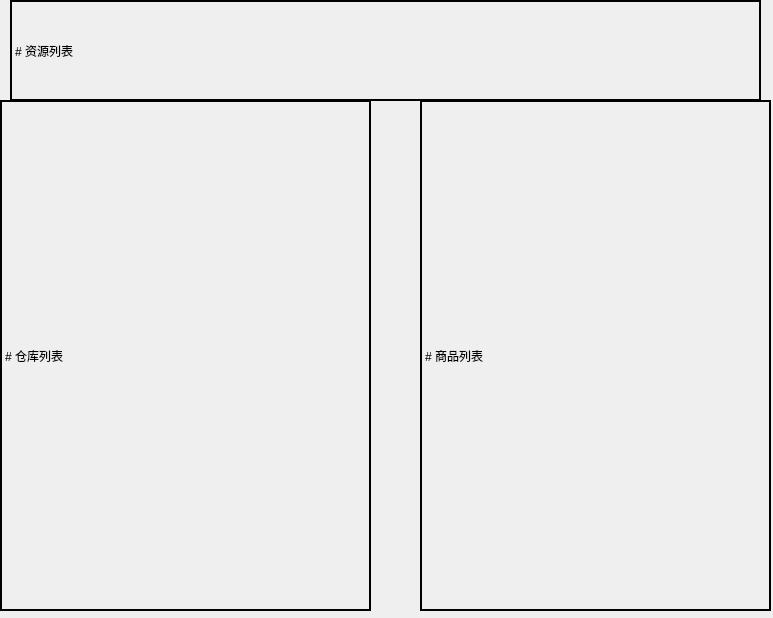
<?xml version="1.0" encoding="UTF-8"?>
<ui version="4.0">
 <class>mall</class>
 <widget class="QWidget" name="mall">
  <property name="geometry">
   <rect>
    <x>0</x>
    <y>0</y>
    <width>773</width>
    <height>618</height>
   </rect>
  </property>
  <property name="windowTitle">
   <string>Form</string>
  </property>
  <widget class="QLabel" name="label">
   <property name="geometry">
    <rect>
     <x>420</x>
     <y>100</y>
     <width>351</width>
     <height>511</height>
    </rect>
   </property>
   <property name="layoutDirection">
    <enum>Qt::RightToLeft</enum>
   </property>
   <property name="autoFillBackground">
    <bool>false</bool>
   </property>
   <property name="styleSheet">
    <string notr="true">font: 28pt &quot;Microsoft YaHei UI&quot;;</string>
   </property>
   <property name="frameShape">
    <enum>QFrame::Box</enum>
   </property>
   <property name="lineWidth">
    <number>2</number>
   </property>
   <property name="text">
    <string># 商品列表</string>
   </property>
   <property name="textFormat">
    <enum>Qt::MarkdownText</enum>
   </property>
  </widget>
  <widget class="QLabel" name="label_2">
   <property name="geometry">
    <rect>
     <x>0</x>
     <y>100</y>
     <width>371</width>
     <height>511</height>
    </rect>
   </property>
   <property name="layoutDirection">
    <enum>Qt::RightToLeft</enum>
   </property>
   <property name="autoFillBackground">
    <bool>false</bool>
   </property>
   <property name="styleSheet">
    <string notr="true">font: 28pt &quot;Microsoft YaHei UI&quot;;</string>
   </property>
   <property name="frameShape">
    <enum>QFrame::Box</enum>
   </property>
   <property name="lineWidth">
    <number>2</number>
   </property>
   <property name="text">
    <string># 仓库列表</string>
   </property>
   <property name="textFormat">
    <enum>Qt::MarkdownText</enum>
   </property>
  </widget>
  <widget class="QLabel" name="label_3">
   <property name="geometry">
    <rect>
     <x>10</x>
     <y>0</y>
     <width>751</width>
     <height>101</height>
    </rect>
   </property>
   <property name="layoutDirection">
    <enum>Qt::RightToLeft</enum>
   </property>
   <property name="autoFillBackground">
    <bool>false</bool>
   </property>
   <property name="styleSheet">
    <string notr="true">font: 28pt &quot;Microsoft YaHei UI&quot;;</string>
   </property>
   <property name="frameShape">
    <enum>QFrame::Box</enum>
   </property>
   <property name="lineWidth">
    <number>2</number>
   </property>
   <property name="text">
    <string># 资源列表</string>
   </property>
   <property name="textFormat">
    <enum>Qt::MarkdownText</enum>
   </property>
  </widget>
 </widget>
 <resources/>
 <connections/>
</ui>
